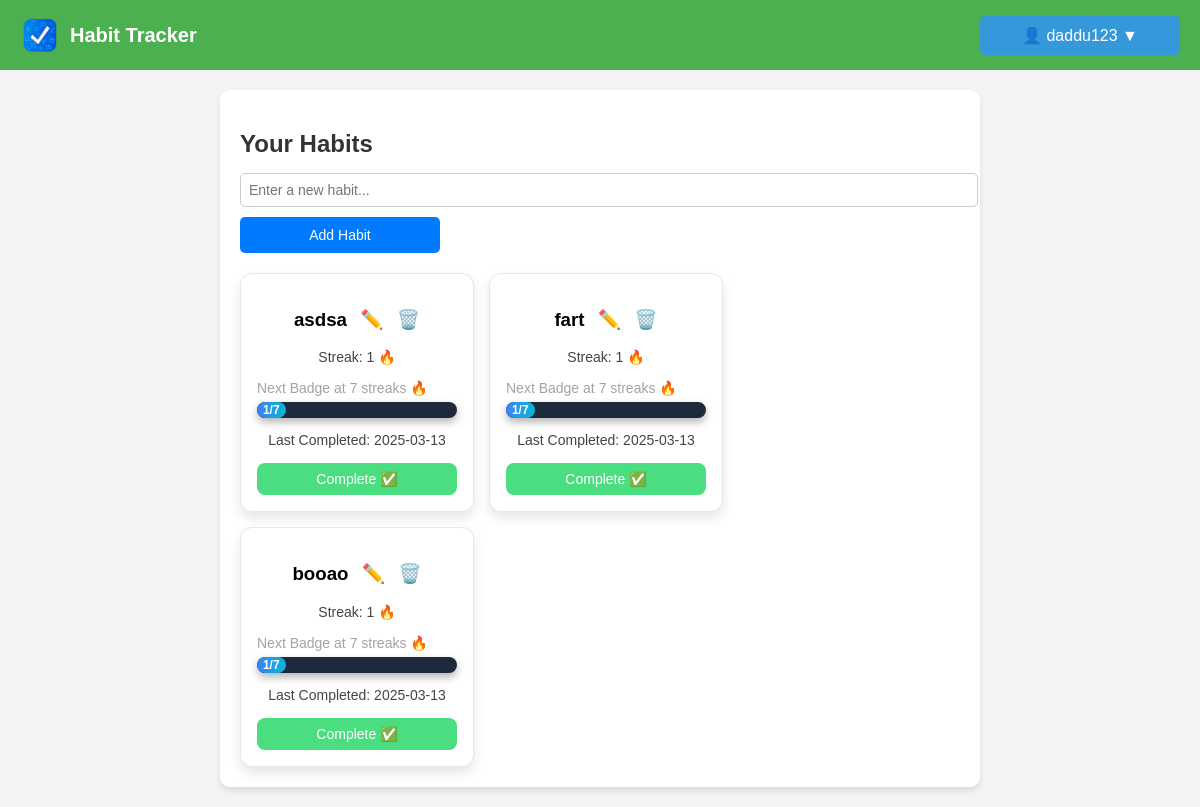
Before: /manage-habits (signed in) with the older database file.
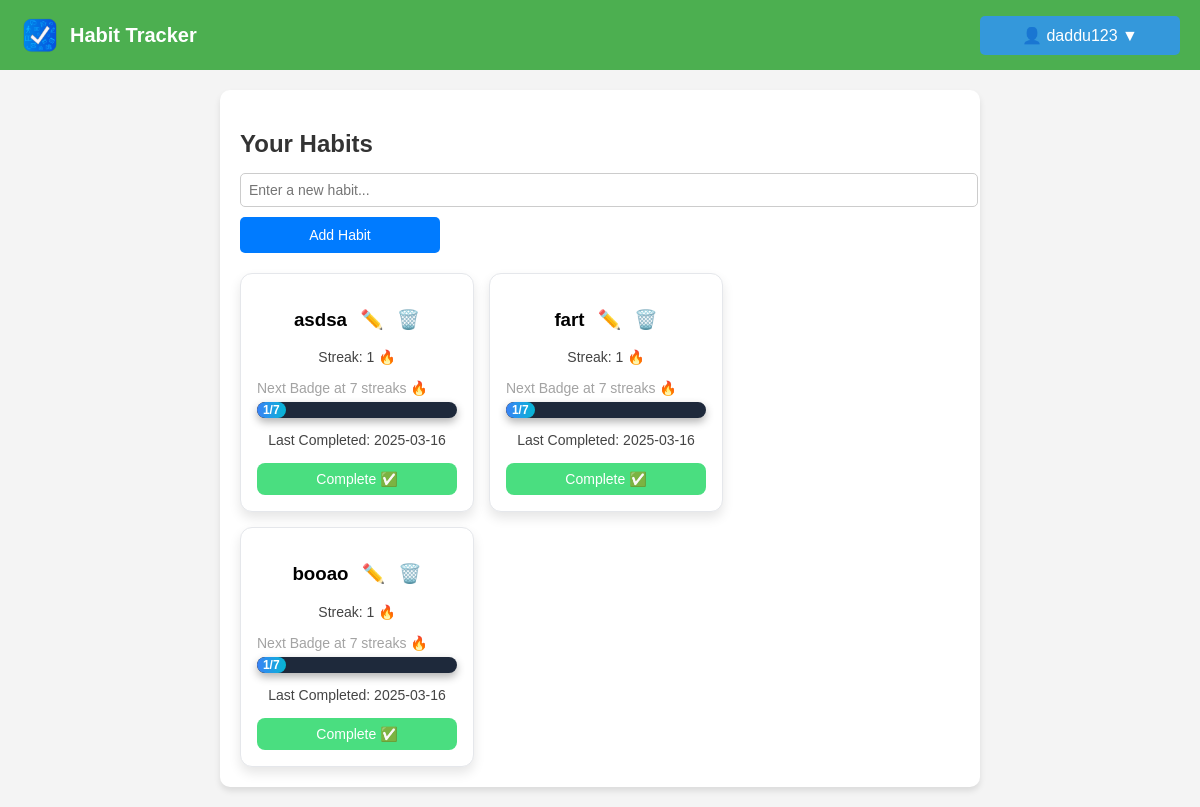
After: the same page with the newer database file.
### models.py (models this page shows, shortened)
class Activity(db.Model):
    id = db.Column(db.Integer, primary_key=True)
    name = db.Column(db.String(120), nullable=False)
    user_id = db.Column(db.Integer, db.ForeignKey('user.id'), nullable=False)
    streak = db.Column(db.Integer, default=0)
    last_completed = db.Column(db.DateTime, default=None)
    date_added = db.Column(db.Date, default=datetime.utcnow)

### routes.py (the view)
@main_bp.route('/manage-habits')
def manage_habits():
    if 'user_id' not in session:
        flash("Please log in to view your habits.", "danger")
        return redirect(url_for('main.login'))
    user_id = session['user_id']
    habits = Activity.query.filter_by(user_id=user_id).all()
    return render_template('manage_habits.html', activities=habits)

### templates/manage_habits.html (shortened to what this page needs)
<!DOCTYPE html>
<html lang="en">
  <head>
    <link
      rel="stylesheet"
      href="{{ url_for('static', filename='styles.css') }}"
    />
  </head>
  <body>
    <nav class="navbar">
      <div class="logo">
        <img
          src="{{ url_for('static', filename='logo.png') }}"
          alt="Habit Tracker Logo"
        />
        <span class="app-name">Habit Tracker</span>
      </div>
      <div class="nav-buttons">
        {% if session['user_id'] %}
        <div class="dropdown">
          <button class="dropbtn">👤 {{ session['username'] }} ▼</button>
        </div>
        {% else %}
        <a href="{{ url_for('main.register') }}" class="btn">Register</a>
        <a href="{{ url_for('main.login') }}" class="btn btn-outline">Login</a>
        {% endif %}
      </div>
    </nav>
    <div class="container">
      <h2>Your Habits</h2>
      <form
        method="POST"
        action="{{ url_for('main.add_habit') }}"
        class="habit-form"
      >
        <input
          type="text"
          name="habit_name"
          placeholder="Enter a new habit..."
          required
        />
        <button type="submit">Add Habit</button>
      </form>
      <div class="habit-list">
        {% if activities %} {% for habit in activities %} {% set
        badge_milestones = [1, 7, 30, 180, 360] %} {% set next_badge =
        badge_milestones | select("greaterthan", habit.streak) | list | first %}
        <div class="habit-card">
          <h3>
            {{ habit.name }}
            <a
              href="{{ url_for('main.edit_habit', habit_id=habit.id) if habit.id else '#' }}"
              title="Edit Habit"
              >✏️</a
            >
            <a
              href="{{ url_for('main.confirm_delete', habit_id=habit.id) }}"
              title="Delete Habit"
              >🗑️</a
            >
          </h3>
          <p>Streak: {{ habit.streak }} 🔥</p>
          {% if next_badge %}
          <p class="next-badge-info">
            Next Badge at {{ next_badge }} streaks 🔥
          </p>
          <div class="progress-container next-badge-bar">
            <div
              class="progress-bar-next"
              style="width: {{ (habit.streak / next_badge) * 100 }}%;"
            >
              {{ habit.streak }}/{{ next_badge }}
            </div>
          </div>
          {% else %}
          <p class="next-badge-info">
            🎯 You've unlocked all badges! Keep going! 🚀
          </p>
          {% endif %}
          <p>
            Last Completed: {{ habit.last_completed.strftime('%Y-%m-%d') if
            habit.last_completed else "Not yet" }}
          </p>
          <form
            action="{{ url_for('main.complete_habit', habit_id=habit.id) }}"
            method="POST"
          >
            <button type="submit" class="complete-btn">Complete ✅</button>
          </form>
        </div>
        {% endfor %} {% else %}
        <p>
          No habits found.
          <a href="{{ url_for('main.manage_habits') }}">Add a new habit</a>
        </p>
        {% endif %}
      </div>
    </div>
  </body>
</html>

Changed rows visible on the page:
changed Activity "asdsa": last_completed "2025-03-13" → "2025-03-16"
changed Activity "fart": last_completed "2025-03-13" → "2025-03-16"
changed Activity "booao": last_completed "2025-03-13" → "2025-03-16"
